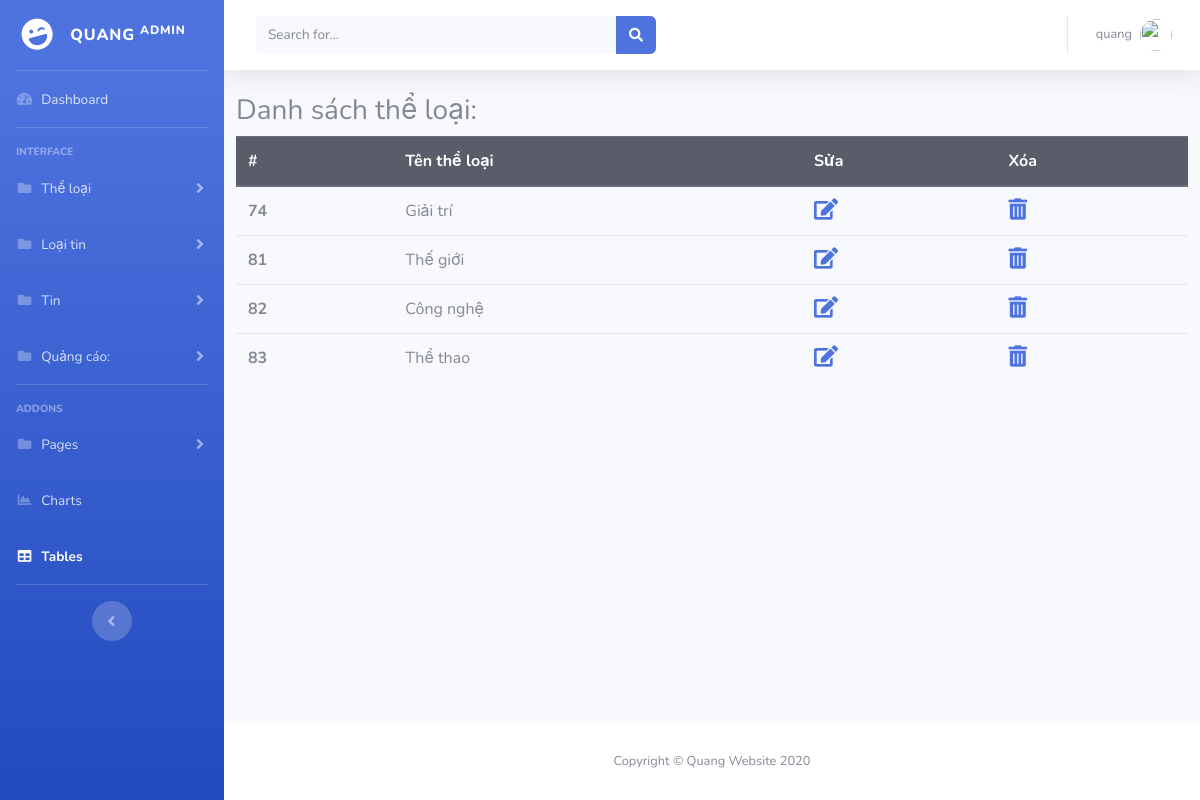
The page /admin_news/listTheLoai.php (signed in) on the database its author committed.
### tables this page shows
CREATE TABLE `theloai` (
  `id` int(11) NOT NULL,
  `Ten` varchar(200) NOT NULL,
  `TenKhongDau` varchar(200) NOT NULL
);

### admin_news/listTheLoai.php (the view, shortened to what this page needs)
<?php session_start();
	  include 'incl/header.php';
	  include 'connect/conn.php';
 ?>
	<div class="row">
		<h3>Danh sách thể loại:	</h3>
		<div class="table">
			<table class="table">
	  <thead class="thead-dark">
	    <tr>
	      <th scope="col">#</th>
	      <th scope="col">Tên thể loại</th>
	      <th scope="col">Sửa</th>
	      <th scope="col">Xóa</th>
	    </tr>
	  </thead>
	  <tbody>
	  		<?php
	  			$sql = "SELECT * FROM theloai";
	  			$result = mysqli_query($conn,$sql);
	  			if (mysqli_num_rows($result)>0) {
	  				while ($rows=mysqli_fetch_assoc($result)) {
	  				   ?>
	  				   <tr>
					      <th scope="row"><?php echo $rows['id']; ?></th>
					      <td><?php echo $rows['Ten']; ?></td>
					      <td><a href="SuaTheLoai.php?id=<?php echo $rows['id']; ?>"><i class="fas fa-edit fa-lg"></i></a></td>
					      <td><a href="XoaTheLoai.php?id=<?php echo $rows['id']; ?>"><i class="fas fa-trash-alt fa-lg"></i></a></td>
					    </tr>
	  				   <?php
	  				}
	  			}
  		 ?>
  </tbody>
</table>
	</div>
</div>
<?php include 'incl/footer.php'; ?>

### rows shown on the page
theloai: id "74", Ten "Giải trí"
theloai: id "81", Ten "Thế giới"
theloai: id "82", Ten "Công nghệ"
theloai: id "83", Ten "Thể thao"

### other values the page prints
$_SESSION['user'] "quang"
